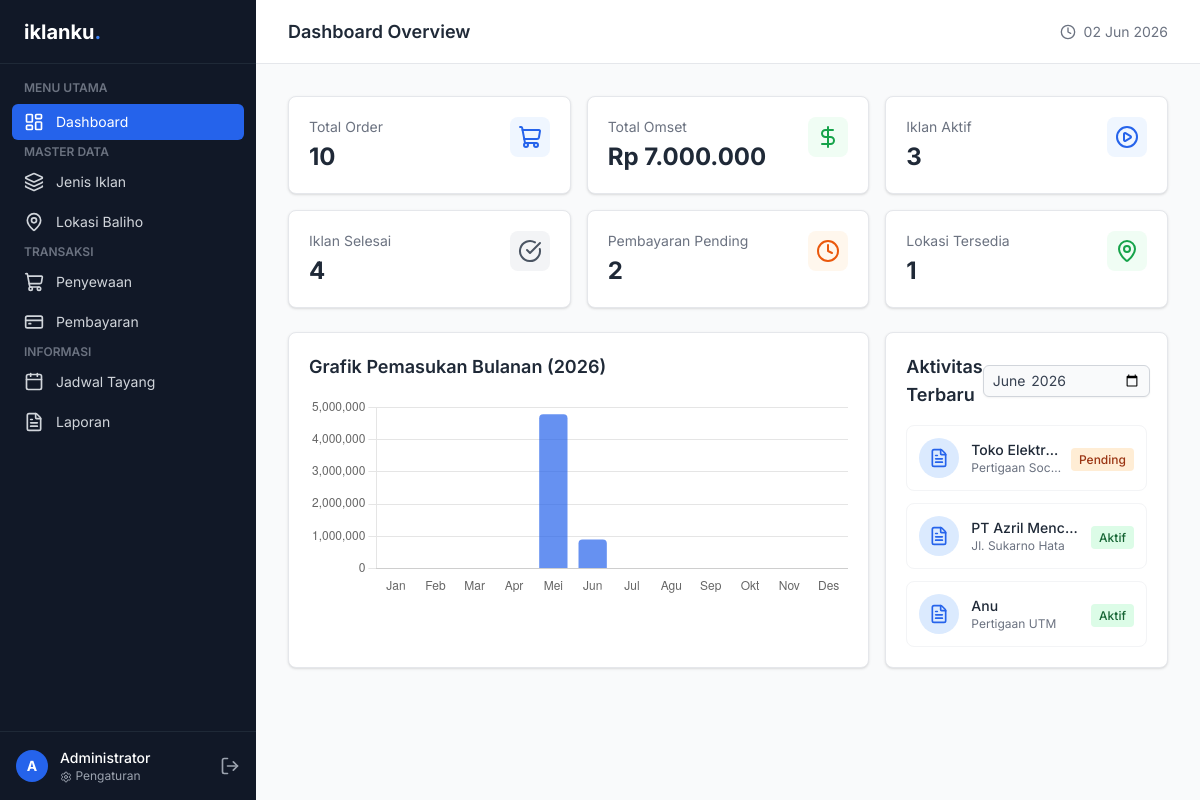
/index.php (signed in), run on the app's committed database.
### tables this page shows
CREATE TABLE `penyewaan` (
  `id` int(11) NOT NULL,
  `no_invoice` varchar(50) NOT NULL,
  `id_lokasi` int(11) NOT NULL,
  `id_jenis` int(11) NOT NULL,
  `nama_pic` varchar(100) NOT NULL,
  `nama_pt` varchar(150) NOT NULL,
  `no_hp` varchar(20) NOT NULL,
  `email` varchar(100) NOT NULL,
  `alamat` text NOT NULL,
  `file_media` varchar(255) DEFAULT NULL,
  `tgl_mulai` date NOT NULL,
  `tgl_selesai` date NOT NULL,
  `total_hari` int(11) NOT NULL,
  `total_harga` decimal(15,2) NOT NULL,
  `status_penyewaan` enum('Pending','Aktif','Selesai','Dibatalkan') DEFAULT 'Pending',
  `created_at` timestamp NOT NULL DEFAULT current_timestamp()
);

CREATE TABLE `lokasi` (
  `id` int(11) NOT NULL,
  `kode_lokasi` varchar(50) NOT NULL,
  `nama_lokasi` varchar(150) NOT NULL,
  `alamat` text NOT NULL,
  `id_jenis` int(11) NOT NULL,
  `ukuran` varchar(50) DEFAULT NULL,
  `status_lokasi` enum('tersedia','digunakan','maintenance') DEFAULT 'tersedia',
  `foto_lokasi` varchar(255) DEFAULT NULL,
  `harga_per_hari` decimal(15,2) NOT NULL
);

### index.php (the view, shortened to what this page needs)
<?php
require_once 'includes/header.php';
require_once 'includes/sidebar.php';
$total_order = $conn->query("SELECT COUNT(id) as total FROM penyewaan")->fetch_assoc()['total'];
$total_omset = $conn->query("SELECT SUM(total_harga) as total FROM penyewaan")->fetch_assoc()['total'] ?? 0;
$total_aktif = $conn->query("SELECT COUNT(id) as total FROM penyewaan WHERE status_penyewaan = 'Aktif'")->fetch_assoc()['total'];
$total_selesai = $conn->query("SELECT COUNT(id) as total FROM penyewaan WHERE status_penyewaan = 'Selesai'")->fetch_assoc()['total'];
$total_pending = $conn->query("SELECT COUNT(pb.id) as total FROM pembayaran pb JOIN penyewaan p ON pb.id_penyewaan = p.id WHERE pb.status_pembayaran != 'Lunas' AND p.status_penyewaan != 'Dibatalkan'")->fetch_assoc()['total'];
$total_lokasi = $conn->query("SELECT COUNT(id) as total FROM lokasi WHERE status_lokasi = 'tersedia'")->fetch_assoc()['total'];
$tahun = date('Y');
$labels = ['Jan', 'Feb', 'Mar', 'Apr', 'Mei', 'Jun', 'Jul', 'Agu', 'Sep', 'Okt', 'Nov', 'Des'];
$data_omset = array_fill(0, 12, 0);
$query_normal = $conn->query("SELECT MONTH(tgl_mulai) as bln, SUM(total_harga) as omset FROM penyewaan WHERE YEAR(tgl_mulai) = '$tahun' AND status_penyewaan IN ('Aktif', 'Selesai') GROUP BY bln");
while ($baris = $query_normal->fetch_assoc()) {
    $data_omset[$baris['bln'] - 1] += $baris['omset'];
}
$query_batal = $conn->query("SELECT MONTH(p.tgl_mulai) as bln, SUM(p.total_harga * 0.4) as omset FROM penyewaan p JOIN pembayaran pb ON p.id = pb.id_penyewaan WHERE YEAR(p.tgl_mulai) = '$tahun' AND p.status_penyewaan = 'Dibatalkan' AND pb.status_pembayaran = 'DP' GROUP BY bln");
while ($baris = $query_batal->fetch_assoc()) {
    $data_omset[$baris['bln'] - 1] += $baris['omset'];
}
$bulan = isset($_GET['bulan']) ? $_GET['bulan'] : date('Y-m');
$halaman = isset($_GET['page']) ? (int) $_GET['page'] : 1;
$per_halaman = 5;
$mulai = ($halaman - 1) * $per_halaman;
$aktivitas = $conn->query("SELECT p.*, l.nama_lokasi FROM penyewaan p JOIN lokasi l ON p.id_lokasi = l.id WHERE DATE_FORMAT(p.created_at, '%Y-%m') = '$bulan' ORDER BY p.id DESC LIMIT $per_halaman OFFSET $mulai");
?>
<div class="grid grid-cols-1 sm:grid-cols-2 lg:grid-cols-3 gap-4 mb-6">
    <div class="bg-white rounded-lg shadow border border-gray-200 p-5">
        <div class="flex justify-between items-start">
            <div>
                <p class="text-sm text-gray-500 mb-1">Total Order</p>
                <h3 class="text-2xl font-bold text-gray-800"><?= number_format($total_order, 0, ',', '.') ?></h3>
            </div>
            <div class="p-2 bg-blue-50 rounded-lg text-blue-600">
                <i data-lucide="shopping-cart" class="w-6 h-6"></i>
            </div>
        </div>
    </div>
    <div class="bg-white rounded-lg shadow border border-gray-200 p-5">
        <div class="flex justify-between items-start">
            <div>
                <p class="text-sm text-gray-500 mb-1">Total Omset</p>
                <h3 class="text-2xl font-bold text-gray-800">Rp <?= number_format($total_omset, 0, ',', '.') ?></h3>
            </div>
            <div class="p-2 bg-green-50 rounded-lg text-green-600">
                <i data-lucide="dollar-sign" class="w-6 h-6"></i>
            </div>
        </div>
    </div>
    <div class="bg-white rounded-lg shadow border border-gray-200 p-5">
        <div class="flex justify-between items-start">
            <div>
                <p class="text-sm text-gray-500 mb-1">Iklan Aktif</p>
                <h3 class="text-2xl font-bold text-gray-800"><?= number_format($total_aktif, 0, ',', '.') ?></h3>
            </div>
            <div class="p-2 bg-blue-50 rounded-lg text-blue-600">
                <i data-lucide="play-circle" class="w-6 h-6"></i>
            </div>
        </div>
    </div>
    <div class="bg-white rounded-lg shadow border border-gray-200 p-5">
        <div class="flex justify-between items-start">
            <div>
                <p class="text-sm text-gray-500 mb-1">Iklan Selesai</p>
                <h3 class="text-2xl font-bold text-gray-800"><?= number_format($total_selesai, 0, ',', '.') ?></h3>
            </div>
            <div class="p-2 bg-gray-100 rounded-lg text-gray-600">
                <i data-lucide="check-circle" class="w-6 h-6"></i>
            </div>
        </div>
    </div>
    <div class="bg-white rounded-lg shadow border border-gray-200 p-5">
        <div class="flex justify-between items-start">
            <div>
                <p class="text-sm text-gray-500 mb-1">Pembayaran Pending</p>
                <h3 class="text-2xl font-bold text-gray-800"><?= number_format($total_pending, 0, ',', '.') ?></h3>
            </div>
            <div class="p-2 bg-orange-50 rounded-lg text-orange-600">
                <i data-lucide="clock" class="w-6 h-6"></i>
            </div>
        </div>
    </div>
    <div class="bg-white rounded-lg shadow border border-gray-200 p-5">
        <div class="flex justify-between items-start">
            <div>
                <p class="text-sm text-gray-500 mb-1">Lokasi Tersedia</p>
                <h3 class="text-2xl font-bold text-gray-800"><?= number_format($total_lokasi, 0, ',', '.') ?></h3>
            </div>
            <div class="p-2 bg-green-50 rounded-lg text-green-600">
                <i data-lucide="map-pin" class="w-6 h-6"></i>
            </div>
        </div>
    </div>
</div>
<div class="grid grid-cols-1 lg:grid-cols-3 gap-4">
    <div class="lg:col-span-2 bg-white rounded-lg shadow border border-gray-200 p-5">
        <h3 class="text-lg font-semibold text-gray-800 mb-4">Grafik Pemasukan Bulanan (<?= $tahun ?>)</h3>
        <div class="relative w-full" style="min-height:200px;"><canvas id="omsetChart"></canvas></div>
    </div>
    <div class="bg-white rounded-lg shadow border border-gray-200 p-5 flex flex-col">
        <div class="flex justify-between items-center mb-4">
            <h3 class="text-lg font-semibold text-gray-800">Aktivitas Terbaru</h3>
            <form method="GET" action="" id="formBulan">
                <input type="month" name="bulan" value="<?= $bulan ?>"
                    onchange="document.getElementById('formBulan').submit();"
                    class="px-2 py-1 text-sm border border-gray-300 rounded-md shadow-sm focus:outline-none focus:ring-1 focus:ring-blue-500 focus:border-blue-500 text-gray-700 bg-gray-50 cursor-pointer">
            </form>
        </div>
        <div class="space-y-3 flex-1">
            <?php if ($aktivitas->num_rows > 0): ?>
                <?php while ($row = $aktivitas->fetch_assoc()): ?>
                    <div class="flex items-center p-3 hover:bg-gray-50 rounded-lg border border-gray-100">
                        <div class="w-10 h-10 rounded-full bg-blue-100 flex items-center justify-center text-blue-600 mr-3">
                            <i data-lucide="file-text" class="w-5 h-5"></i>
                        </div>
                        <div class="flex-1 min-w-0">
                            <p class="text-sm font-medium text-gray-800 truncate"><?= htmlspecialchars($row['nama_pt']) ?></p>
                            <p class="text-xs text-gray-500 truncate"><?= htmlspecialchars($row['nama_lokasi']) ?></p>
                        </div>
                        <div class="ml-2">
                            <?php
                            $warna = 'bg-gray-100 text-gray-800';
                            if ($row['status_penyewaan'] == 'Aktif')
                                $warna = 'bg-green-100 text-green-800';
                            elseif ($row['status_penyewaan'] == 'Pending')
                                $warna = 'bg-orange-100 text-orange-800';
                            ?>
                            <span class="px-2 py-1 rounded text-xs font-medium <?= $warna ?>">
                                <?= $row['status_penyewaan'] ?>
                            </span>
                        </div>
                    </div>
                <?php endwhile; ?>
            <?php else: ?>
                <div class="text-center py-8">
                    <p class="text-sm text-gray-500">Belum ada aktivitas pada bulan ini.</p>
                </div>
            <?php endif; ?>
        </div>
    </div>
</div>
<script>
    var ctx = document.getElementById('omsetChart').getContext('2d');
    new Chart(ctx, {
        type: 'bar',
        data: {
            labels: <?= json_encode($labels) ?>,
            datasets: [{
                label: 'Omset (Rp)',
                data: <?= json_encode($data_omset) ?>,
                backgroundColor: 'rgba(37, 99, 235, 0.7)',
                borderRadius: 4
            }]
        },
        options: {
            responsive: true,
            maintainAspectRatio: false,
            plugins: { legend: { display: false } },
            scales: {
                y: { beginAtZero: true },
                x: { grid: { display: false } }
            }
        }
    });
</script>
<?php require_once 'includes/footer.php'; ?>

### includes/header.php (style rules this page uses)
body { font-family: 'Inter', sans-serif; }

### data on the page
penyewaan: nama_pt "Toko Elektr…", id_lokasi.nama_lokasi "Pertigaan Socah", status_penyewaan "Pending"
penyewaan: nama_pt "PT Azril Menc…", id_lokasi.nama_lokasi "Jl. Sukarno Hata", status_penyewaan "Aktif"
penyewaan: nama_pt "Anu", id_lokasi.nama_lokasi "Pertigaan UTM", status_penyewaan "Aktif"

### other printed values
substr($_SESSION['nama'], 0, 1) "A"
$_SESSION['nama'] "Administrator"
$total_order "10"
$total_omset "7.000.000"
$total_aktif "3"
$total_selesai "4"
$total_pending "2"
$total_lokasi "1"
chart data {{ json_encode($labels) }} ["Jan","Feb","Mar","Apr","Mei","Jun","Jul","Agu","Sep","Okt","Nov","Des"]
chart data {{ json_encode($data_omset) }} [0,0,0,0,4780000,900000,0,0,0,0,0,0]
